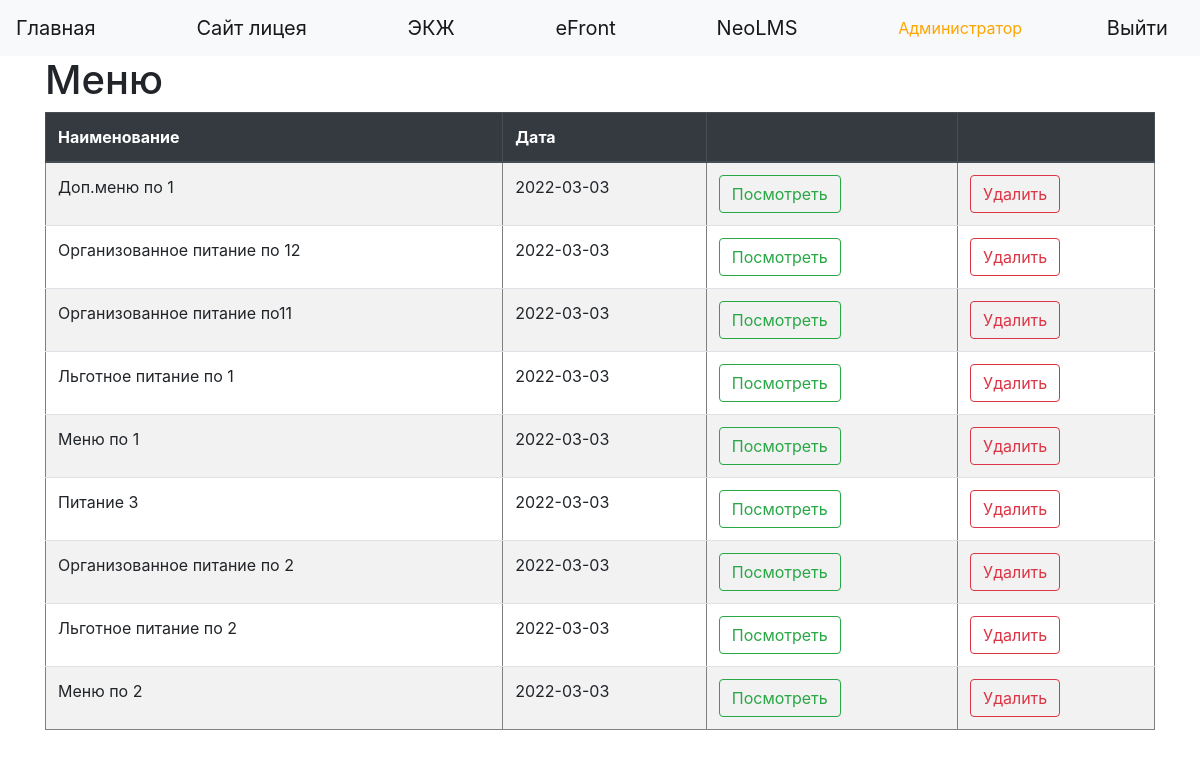
Page /menus (signed in) on the committed database.
### data/users.py (models this page shows, shortened)
class User(SqlAlchemyBase, UserMixin):
    __tablename__ = 'users'
    id = sqlalchemy.Column(sqlalchemy.Integer, primary_key=True, autoincrement=True)
    name = sqlalchemy.Column(sqlalchemy.String, nullable=True)
    kode_1c = sqlalchemy.Column(sqlalchemy.String, nullable=True)
    id_1c = sqlalchemy.Column(sqlalchemy.String, nullable=True)
    card_number = sqlalchemy.Column(sqlalchemy.Integer, nullable=True)
    login = sqlalchemy.Column(sqlalchemy.String, index=True, unique=True, nullable=True)
    hashed_password = sqlalchemy.Column(sqlalchemy.String, nullable=True)
    created_date = sqlalchemy.Column(sqlalchemy.DateTime, default=datetime.datetime.now)
    level = sqlalchemy.Column(sqlalchemy.Integer, nullable=True)
    group_id = sqlalchemy.Column(sqlalchemy.Integer, sqlalchemy.ForeignKey("groups.id"))
    will_eat = sqlalchemy.Column(sqlalchemy.Boolean, default=False)
    group = orm.relation('Group')
    orders = orm.relation("Order", back_populates='user')

### data/menus.py (models this page shows)
class Menu(SqlAlchemyBase):
    __tablename__ = 'menus'
    id = sqlalchemy.Column(sqlalchemy.Integer, primary_key=True, autoincrement=True)
    name = sqlalchemy.Column(sqlalchemy.Integer, nullable=True)
    date = sqlalchemy.Column(sqlalchemy.Date, nullable=True)
    dishes = sqlalchemy.Column(sqlalchemy.String, nullable=False, default='[]')

### main_auth.py (the view)
@app.route("/menus")
@login_required
def menus():
    if current_user.is_authenticated:
        if current_user.level < 2:
            return redirect('/')
        session = db_session.create_session()
        menus = session.query(Menu)
        menus = menus.order_by(Menu.date.desc())
        return render_template("menus.html", menus=menus)
    else:
        return redirect('/login')

### data/db_session.py (called while the page is built)
def create_session() -> Session:
    global __factory
    return __factory()

### main_auth.py (called while the page is built)
@login_manager.user_loader
def load_user(user_id):
    session = db_session.create_session()
    return session.query(User).get(user_id)

### templates/menus.html
{% extends "base.html" %}
{% block content %}
<h1>Меню</h1>
{% if current_user.is_authenticated %}
      {% if current_user.level > 1 %}
       <table class="table table-striped" border=1>
        <thead class="thead-dark">
        <tr>
             <th>Наименование</th>
             <th>Дата</th>
             <th></th>
             <th></th>
        </tr>
        </thead>
        {% for menu in menus%}
          <tr>
             <td>{{menu.name}}</td>
             <td>{{menu.date}}</td>
             <td><a href="/menu/{{ menu.id }}" class="btn btn-outline-success" role="button">Посмотреть</a></td>
             <td><a href="/menu_delete/{{ menu.id }}" class="btn btn-outline-danger" role="button">Удалить</a></td>
           </tr>
        {% endfor %}
         </table>
    {% endif %}
{% endif %}
{% endblock %}

### templates/base.html (shortened to what this page needs)
<!DOCTYPE html>
<html lang="en"><head><meta http-equiv="Content-Type" content="text/html; charset=UTF-8">
    <link rel="stylesheet" href="https://stackpath.bootstrapcdn.com/bootstrap/4.4.1/css/bootstrap.min.css">
</head>
  <body>
    <header>
      <nav class="navbar navbar-light bg-light">
         <a class="navbar-brand" href="/index">Главная</a>
        <a class="navbar-brand" href="..." target="_blank">Сайт лицея</a>
        <a class="navbar-brand" href="..." target="_blank">ЭКЖ</a>
        <a class="navbar-brand" href="..." target="_blank">eFront</a>
         <a class="navbar-brand" href="..." target="_blank">NeoLMS</a>
          {% if current_user.is_authenticated %}
            <font color="orange"> {{ current_user.name }}</font>
            <a class="navbar-brand" href="/logout">Выйти</a>
        {% else %}
            <p>
             <a class="btn btn-success" href="/login">Войти</a>
            </p>
        {% endif %}
      </nav>
    </header>
    <main role="main" class="container">
        {% block content %}{% endblock %}
    </main>
</body></html>

### rows in the picture
User: name "Администратор"
Menu: name "Доп.меню по 1", date "2022-03-03"
Menu: name "Организованное питание по 12", date "2022-03-03"
Menu: name "Организованное питание по11", date "2022-03-03"
Menu: name "Льготное питание по 1", date "2022-03-03"
Menu: name "Меню по 1", date "2022-03-03"
Menu: name "Питание 3", date "2022-03-03"
Menu: name "Организованное питание по 2", date "2022-03-03"
Menu: name "Льготное питание по 2", date "2022-03-03"
Menu: name "Меню по 2", date "2022-03-03"
